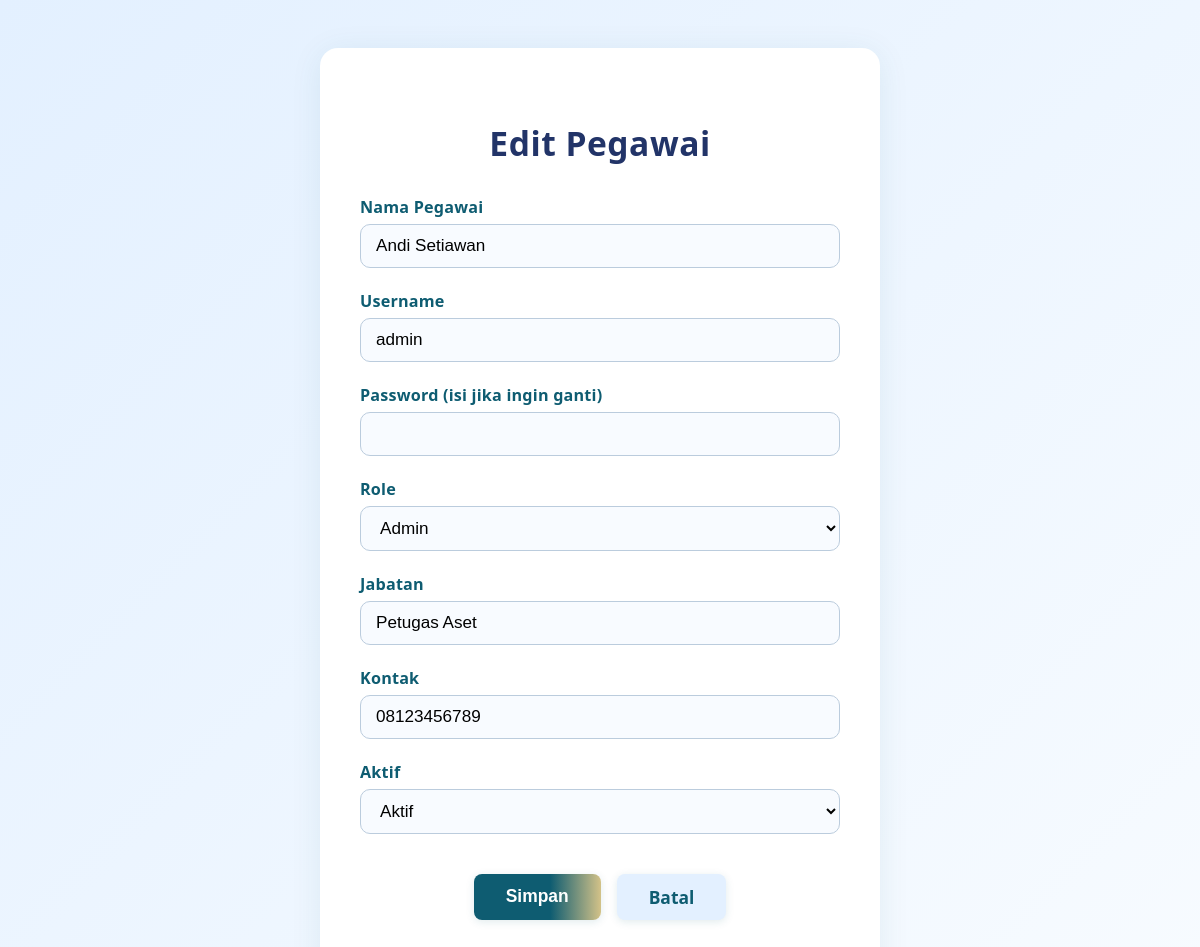
/admin/pegawai/edit.php?kode=PGW-2025-001 (signed in), run on the app's committed database.
### tables this page shows
CREATE TABLE `pegawai` (
  `kode_pegawai` varchar(20) NOT NULL,
  `nama_pegawai` varchar(100) NOT NULL,
  `username` varchar(50) NOT NULL,
  `password` varchar(255) NOT NULL,
  `role` varchar(30) NOT NULL,
  `jabatan` varchar(100) DEFAULT NULL,
  `kontak` varchar(50) DEFAULT NULL,
  `aktif` tinyint(1) DEFAULT 1
);

### admin/pegawai/edit.php (the view, shortened to what this page needs)
<?php
require_once __DIR__ . '/../../include/koneksi.php';
$kode = $_GET['kode'] ?? null;
if ($kode) {
    $result = $conn->query("SELECT * FROM pegawai WHERE kode_pegawai='".$conn->real_escape_string($kode)."'");
    $row = $result->fetch_assoc();
} else {
    $showSwal = "<script>Swal.fire({icon:'error',title:'Gagal',text:'Kode pegawai tidak ditemukan.',showConfirmButton:true}).then(()=>{window.location='index.php';});</script>";
}
?><!DOCTYPE html>
<html lang="id">
<head>
<link rel="stylesheet" href="../../style.css">
</head>
<body>
<div class="form-container">
  <div class="form-box">
    <h2>Edit Pegawai</h2>
    <form method="post">
      <label for="nama_pegawai">Nama Pegawai</label>
      <input type="text" id="nama_pegawai" name="nama_pegawai" value="<?= htmlspecialchars($row['nama_pegawai']) ?>" required>
      <label for="username">Username</label>
      <input type="text" id="username" name="username" value="<?= htmlspecialchars($row['username']) ?>" required>
      <label for="password">Password (isi jika ingin ganti)</label>
      <input type="password" id="password" name="password">
      <label for="role">Role</label>
      <select id="role" name="role" required>
        <option value="admin" <?= $row['role']==='admin'?'selected':'' ?>>Admin</option>
      </select>
      <label for="jabatan">Jabatan</label>
      <input type="text" id="jabatan" name="jabatan" value="<?= htmlspecialchars($row['jabatan']) ?>">
      <label for="kontak">Kontak</label>
      <input type="text" id="kontak" name="kontak" value="<?= htmlspecialchars($row['kontak']) ?>">
      <label for="aktif">Aktif</label>
      <select id="aktif" name="aktif">
        <option value="1" <?= $row['aktif']==1?'selected':'' ?>>Aktif</option>
      </select>
      <div class="form-actions">
        <button type="submit" class="btn-main">Simpan</button>
        <a href="index.php" class="btn-cancel">Batal</a>
      </div>
    </form>
  </div>
</div>
</body>
</html>

### style.css (style rules this page uses)
html, body { height: 100%; }
body { font-family: 'Segoe UI', Arial, sans-serif; margin: 0; background: #fff; color: #0E5C71; padding-bottom: 54px; box-sizing: border-box; min-height: 100vh; display: flex; flex-direction: column; }
.form-container { min-height: 100vh; display: flex; align-items: center; justify-content: center; padding-top: 48px; padding-bottom: 48px; padding-left: 16px; padding-right: 16px; box-sizing: border-box; background: linear-gradient(135deg,#e3f0ff 0%,#f7fbff 100%); }
.form-box { background: #fff; border-radius: 18px; box-shadow: 0 4px 32px #0E5C7115; padding: 44px 40px 36px 40px; width: 100%; max-width: 480px; display: flex; flex-direction: column; justify-content: center; min-height: 420px; }
.form-box h2 { color: #223468; font-size: 2.1rem; font-weight: 900; margin-bottom: 30px; letter-spacing: 0.5px; text-align: center; }
.form-box label { display: block; margin-bottom: 6px; color: #0E5C71; font-weight: 700; font-size: 1.01rem; letter-spacing: 0.2px; }
.form-box input, .form-box select, .form-box textarea { width: 100%; padding: 11px 15px; margin-bottom: 22px; border-radius: 10px; border: 1.5px solid #bcd; font-size: 1.07rem; background: #f8fbff; transition: border 0.2s; box-sizing: border-box; }
.form-actions { display: flex; gap: 16px; margin-top: 18px; justify-content: center; }
.btn-main { background: linear-gradient(90deg,#0E5C71 60%,#D3C288 100%); color: #fff; border: none; border-radius: 8px; padding: 11px 32px; font-weight: 700; font-size: 1.09rem; cursor: pointer; box-shadow: 0 2px 8px #0E5C7120; transition: background 0.2s; }
.btn-cancel { background: #e3f0ff; color: #0E5C71; border: none; border-radius: 8px; padding: 11px 32px; font-weight: 700; font-size: 1.09rem; cursor: pointer; box-shadow: 0 2px 8px #0E5C7120; text-decoration: none; display: inline-block; transition: background 0.2s, color 0.2s; }

### admin/pegawai/edit.php (style rules this page uses)
html, body { height: 100%; margin: 0; padding: 0; }
body { min-height: 100vh; display: flex; align-items: flex-start; justify-content: center; background: linear-gradient(135deg,#e3f0ff 0%,#f7fbff 100%); }
.form-container { width: 100%; display: flex; align-items: flex-start; justify-content: center; min-height: 100vh; padding-top: 48px; padding-bottom: 0; }
.form-box { margin: 0; padding-bottom: 48px; }

### data on the page
pegawai: nama_pegawai "Andi Setiawan", username "admin", role "Admin", jabatan "Petugas Aset", kontak "08123456789", aktif "Aktif"
